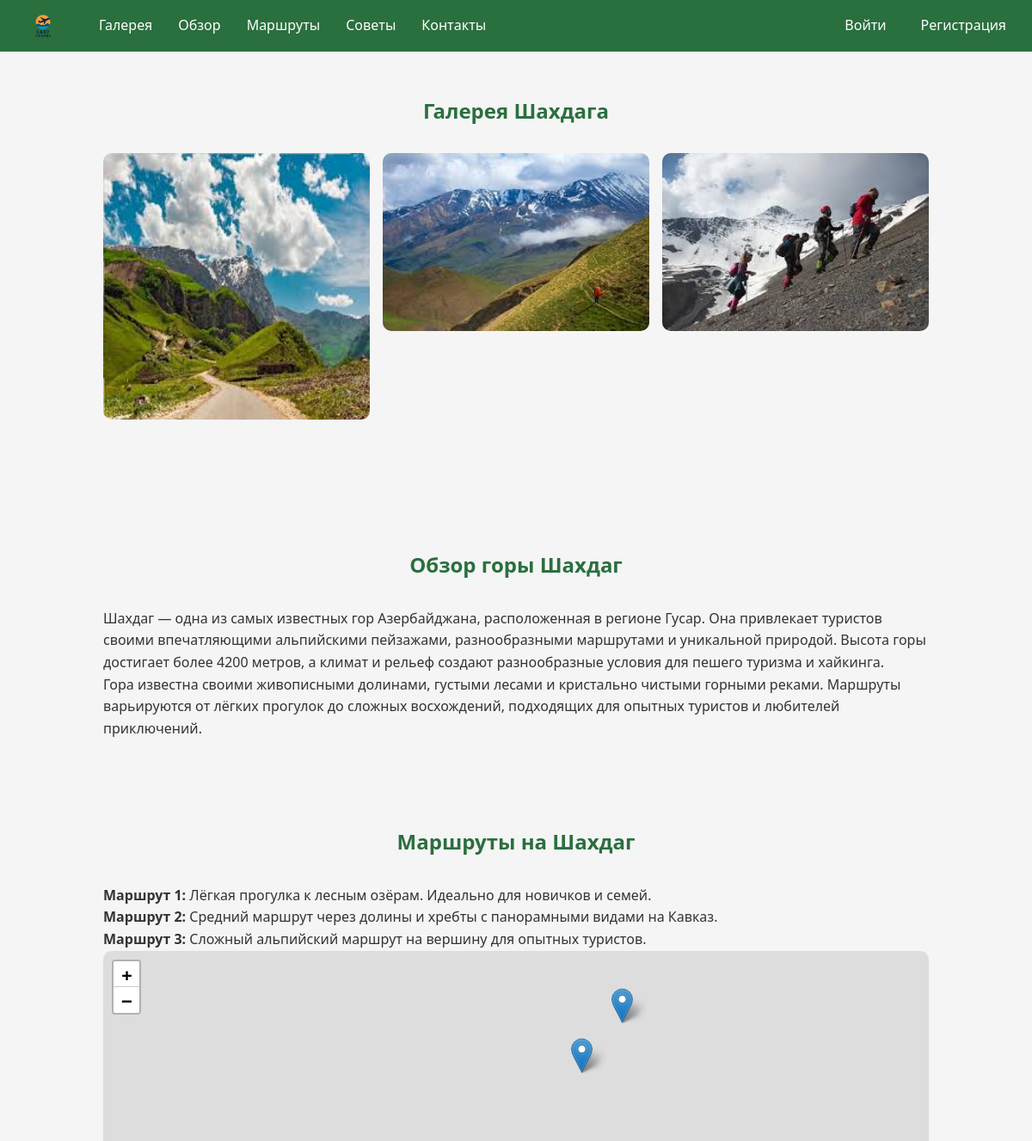
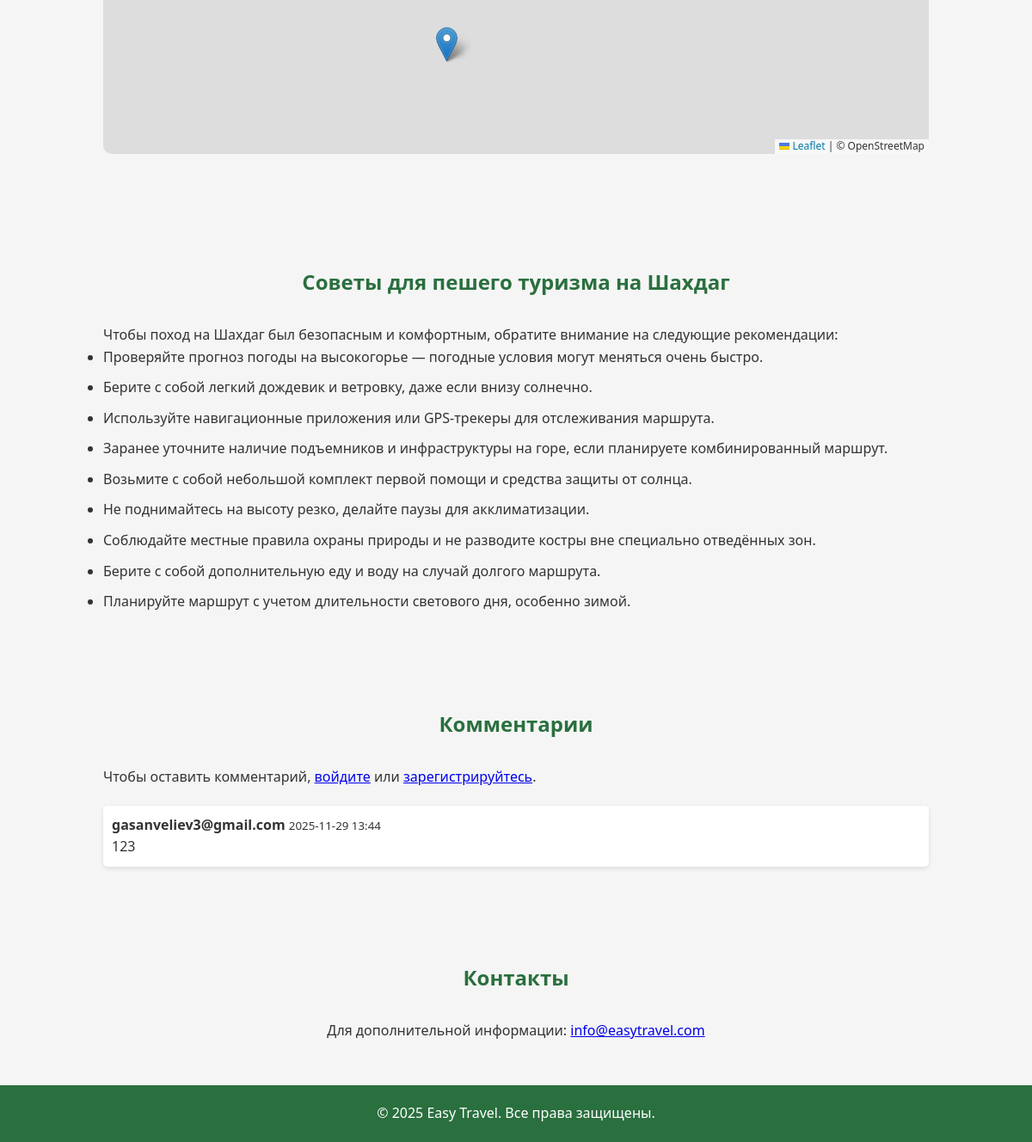
Page /Shahdag on the committed database (2 pictures, top to bottom).
### app.py (models this page shows)
class Comment(db.Model):
    id = db.Column(db.Integer, primary_key=True)
    content = db.Column(db.Text, nullable=False)
    user_id = db.Column(db.Integer, db.ForeignKey('user.id'), nullable=False)
    trail = db.Column(db.String(100), nullable=False)  # e.g., 'Laza-Kuzun'
    timestamp = db.Column(db.DateTime, default=db.func.current_timestamp())
    user = db.relationship('User', backref='comments')

class User(db.Model, UserMixin):
    id = db.Column(db.Integer, primary_key=True)
    email = db.Column(db.String(100), unique=True)
    password = db.Column(db.String(200))

### app.py (the view, shortened to what this page needs)
@app.route('/Shahdag', methods=['GET', 'POST'])
def shahdag():
    comments = Comment.query.filter_by(trail='Shahdag').order_by(Comment.timestamp.desc()).all()
    return render_template('Shahdag.html', comments=comments)

### templates/Shahdag.html (shortened to what this page needs)
<!DOCTYPE html>
<html lang="ru">
<head>
    <link rel="stylesheet" href="https://unpkg.com/leaflet/dist/leaflet.css" />
</head>
<body>
<nav>
    <a href="{{ url_for('main') }}"><img src="static/logo.png" alt="Easy Travel Логотип"></a>
    <a href="#gallery">Галерея</a>
    <a href="#overview">Обзор</a>
    <a href="#routes">Маршруты</a>
    <a href="#tips">Советы</a>
    <a href="#contact">Контакты</a>
    <div style="margin-left:auto; display:flex; gap:10px;">
        {% if current_user.is_authenticated %}
            <a href="{{ url_for('logout') }}">Выйти</a>
        {% else %}
            <a href="{{ url_for('login') }}">Войти</a>
            <a href="{{ url_for('register') }}">Регистрация</a>
        {% endif %}
    </div>
</nav>
<section id="gallery">
    <h2>Галерея Шахдага</h2>
    <div class="gallery">
        <img src="static/Shahdag1.jpg" alt="Шахдаг 1">
        <img src="static/Shahdag2.jpg" alt="Шахдаг 2">
        <img src="static/Shahdag3.jpg" alt="Шахдаг 3">
    </div>
</section>
<section id="overview">
    <h2>Обзор горы Шахдаг</h2>
    <div class="trail-details">
        <p>Шахдаг — одна из самых известных гор Азербайджана, расположенная в регионе Гусар. Она привлекает туристов своими впечатляющими альпийскими пейзажами, разнообразными маршрутами и уникальной природой. Высота горы достигает более 4200 метров, а климат и рельеф создают разнообразные условия для пешего туризма и хайкинга.</p>
        <p>Гора известна своими живописными долинами, густыми лесами и кристально чистыми горными реками. Маршруты варьируются от лёгких прогулок до сложных восхождений, подходящих для опытных туристов и любителей приключений.</p>
    </div>
</section>
<section id="routes">
    <h2>Маршруты на Шахдаг</h2>
    <div class="trail-details">
        <p><strong>Маршрут 1:</strong> Лёгкая прогулка к лесным озёрам. Идеально для новичков и семей.</p>
        <p><strong>Маршрут 2:</strong> Средний маршрут через долины и хребты с панорамными видами на Кавказ.</p>
        <p><strong>Маршрут 3:</strong> Сложный альпийский маршрут на вершину для опытных туристов.</p>
    </div>
    <div id="map"></div>
</section>
<section id="tips">
    <h2>Советы для пешего туризма на Шахдаг</h2>
    <p>Чтобы поход на Шахдаг был безопасным и комфортным, обратите внимание на следующие рекомендации:</p>
    <ul>
        <li>Проверяйте прогноз погоды на высокогорье — погодные условия могут меняться очень быстро.</li>
        <li>Берите с собой легкий дождевик и ветровку, даже если внизу солнечно.</li>
        <li>Используйте навигационные приложения или GPS-трекеры для отслеживания маршрута.</li>
        <li>Заранее уточните наличие подъемников и инфраструктуры на горе, если планируете комбинированный маршрут.</li>
        <li>Возьмите с собой небольшой комплект первой помощи и средства защиты от солнца.</li>
        <li>Не поднимайтесь на высоту резко, делайте паузы для акклиматизации.</li>
        <li>Соблюдайте местные правила охраны природы и не разводите костры вне специально отведённых зон.</li>
        <li>Берите с собой дополнительную еду и воду на случай долгого маршрута.</li>
        <li>Планируйте маршрут с учетом длительности светового дня, особенно зимой.</li>
    </ul>
</section>
<section id="comments">
    <h2>Комментарии</h2>
    {% if current_user.is_authenticated %}
        <form method="POST">
            <textarea name="content" rows="4" placeholder="Напишите ваш комментарий..." required
                style="width:100%; padding:10px; border-radius:5px; border:1px solid #ccc; margin-bottom:10px;"></textarea>
            <button type="submit" style="cursor:pointer; padding:10px 15px; background-color:#2a6f3e; color:white; border:none; border-radius:5px;">Отправить</button>
        </form>
    {% else %}
        <p>Чтобы оставить комментарий, <a href="{{ url_for('login') }}">войдите</a> или <a href="{{ url_for('register') }}">зарегистрируйтесь</a>.</p>
    {% endif %}
    <div class="comment-list" style="margin-top:20px;">
        {% set max_visible = 5 %}
        {% for comment in comments[:max_visible] %}
            <div style="background:#fff; padding:10px; margin-bottom:10px; border-radius:5px; box-shadow:0 2px 5px rgba(0,0,0,0.1);">
                <strong>{{ comment.user.email }}</strong>
                <small>{{ comment.timestamp.strftime('%Y-%m-%d %H:%M') }}</small>
                <p>{{ comment.content }}</p>
            </div>
        {% endfor %}
    </div>
</section>
<section id="contact">
    <h2>Контакты</h2>
    <p style="text-align:center;">Для дополнительной информации: <a href="mailto:info@easytravel.com">info@easytravel.com</a></p>
</section>
<footer>
    &copy; 2025 Easy Travel. Все права защищены.
</footer>
</body>
</html>

### templates/Shahdag.html (style rules this page uses)
html { scroll-behavior: smooth; }
* { margin: 0; padding: 0; box-sizing: border-box; font-family: 'Segoe UI', Tahoma, Geneva, Verdana, sans-serif; }
body { background-color: #f5f5f5; color: #333; line-height: 1.6; }
nav { display: flex; align-items: center; background-color: #2a6f3e; padding: 0 15px; height: 60px; }
nav img { height: 40px; margin-right: 15px; }
nav a { color: white; text-decoration: none; padding: 0 15px; height: 100%; display: flex; align-items: center; font-weight: 500; transition: 0.3s; }
section { padding: 50px 20px; max-width: 1000px; margin: auto; }
h2 { font-weight: 700; text-align: center; color: #2a6f3e; margin-bottom: 30px; }
p, li { font-weight: 400; font-size: 1em; }
ul li { margin-bottom: 10px; }
.gallery { display: grid; grid-template-columns: repeat(auto-fit, minmax(200px, 1fr)); gap: 15px; margin-bottom: 50px; }
.gallery img { width: 100%; border-radius: 10px; }
#map { width: 100%; height: 400px; border-radius: 10px; margin-bottom: 30px; }
footer { background-color: #2a6f3e; color: white; text-align: center; padding: 20px; }

### rows in the picture
Comment: user.email "gasanveliev3@gmail.com", timestamp "2025-11-29 13:44", content "123"
